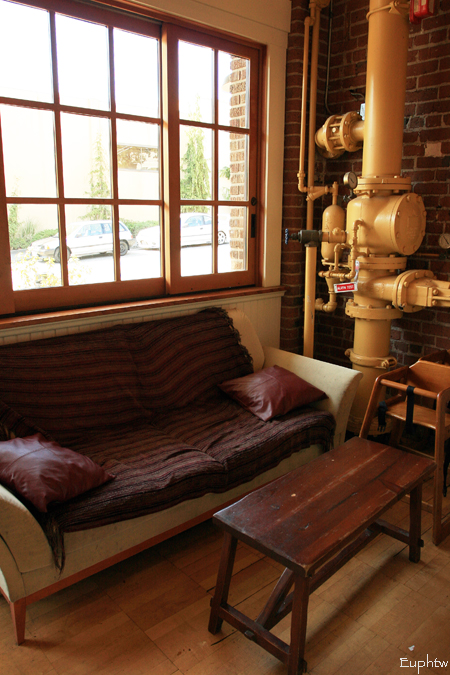
#> input picture Alles/KlassischeBildverarbeitung/TemplateMatch/windows/1044206025_8bd3242d01_o 21.43.39.jpg, 450 x 675 px; its folder holds 4 pictures in this run
$ python templateMatch.py
#> lines starting #> are read from the running program, lines starting #| are printed output that depends on the picture; after the words box and inside, x2 and y2 are one past the last pixel; in counts of white or black regions, pixels touching at a corner belong together; pictures that were not available may be replaced by others from this repository, and a replacement may not be noted
import cv2
import os
import numpy as np
from matplotlib import pyplot as plt

windowList = os.listdir("windows/")
tileList = os.listdir("tiles/")
templateList = os.listdir("templateTiles/")

globalCounterWindows = 0
globalCounterTiles = 0

for windowImage in windowList:
	if not windowImage.endswith(".DS_Store"):
		img = cv2.imread('./windows/'+str(windowImage)+'')
#> img is the input picture: shape (675, 450, 3); mean B, G, R 63.8, 83.7, 114.3

		img_gray = cv2.cvtColor(img, cv2.COLOR_BGR2GRAY)
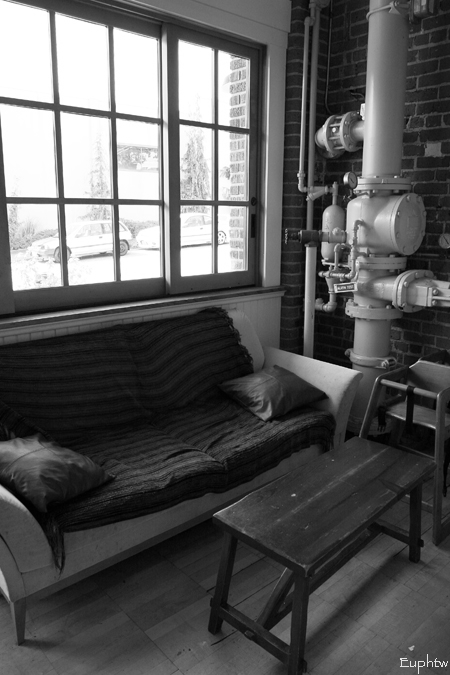
#> img_gray: shape (675, 450); min 0, max 255, mean 90.6
		counterMatches = 0
		for templateImage in templateList:
			if not templateImage.endswith(".DS_Store"):
				template = cv2.imread('./templateTiles/'+str(templateImage)+'',0)
#> template: shape (675, 450); min 0, max 255, mean 90.6

				w, h = template.shape[::-1]
#> w = 450; h = 675

				result = cv2.matchTemplate(img_gray, template, cv2.TM_CCORR_NORMED)
#> result = [1]

				threshold = 0.70

				loc  = np.where(result >= threshold)
#> loc = ([0], [0])


				for pt in zip(*loc[::-1]):
					counterMatches += 1
					cv2.circle(img, pt, 20, (255,0,0),2)
#> this loop made 1 pass
#> (pt, counterMatches) on pass 1: ((0, 0), 1)
#> img: shape (675, 450, 3); 0.03% of pixels changed, all inside (x1, y1, x2, y2) = (0, 0, 22, 22)
#> after the loop, counterMatches = 1
	print("Counter Mtach for :"+str(windowImage)+"Count :"+str(counterMatches))
#| Counter Mtach for :1044206025_8bd3242d01_o 21.43.39.jpgCount :1
	if counterMatches >10:
		globalCounterWindows += 1
#> pass 2 of the loop `for windowImage in windowList:`:
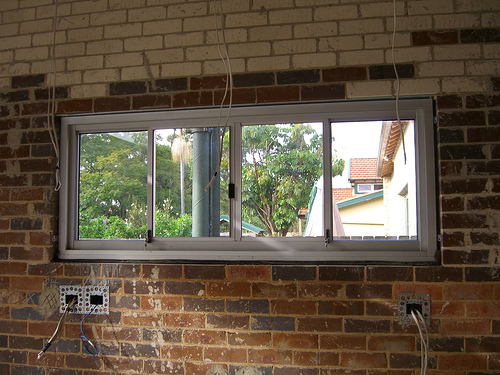
#> input picture Alles/KlassischeBildverarbeitung/TemplateMatch/windows/1058785167_dd6fbf156a 21.43.39.jpg, 500 x 375 px
#> img is the input picture: shape (375, 500, 3); mean B, G, R 67.2, 85.2, 98.5
#> `img_gray = cv2.cvtColor(img, cv2.COLOR_BGR2GRAY)`:
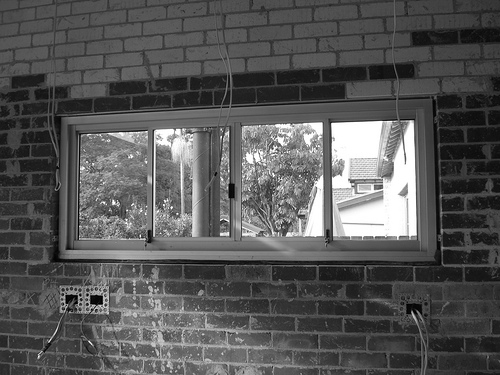
#> img_gray: shape (375, 500); min 0, max 255, mean 87.1
#> (the run stopped early here; a loop or call above may not have finished)
